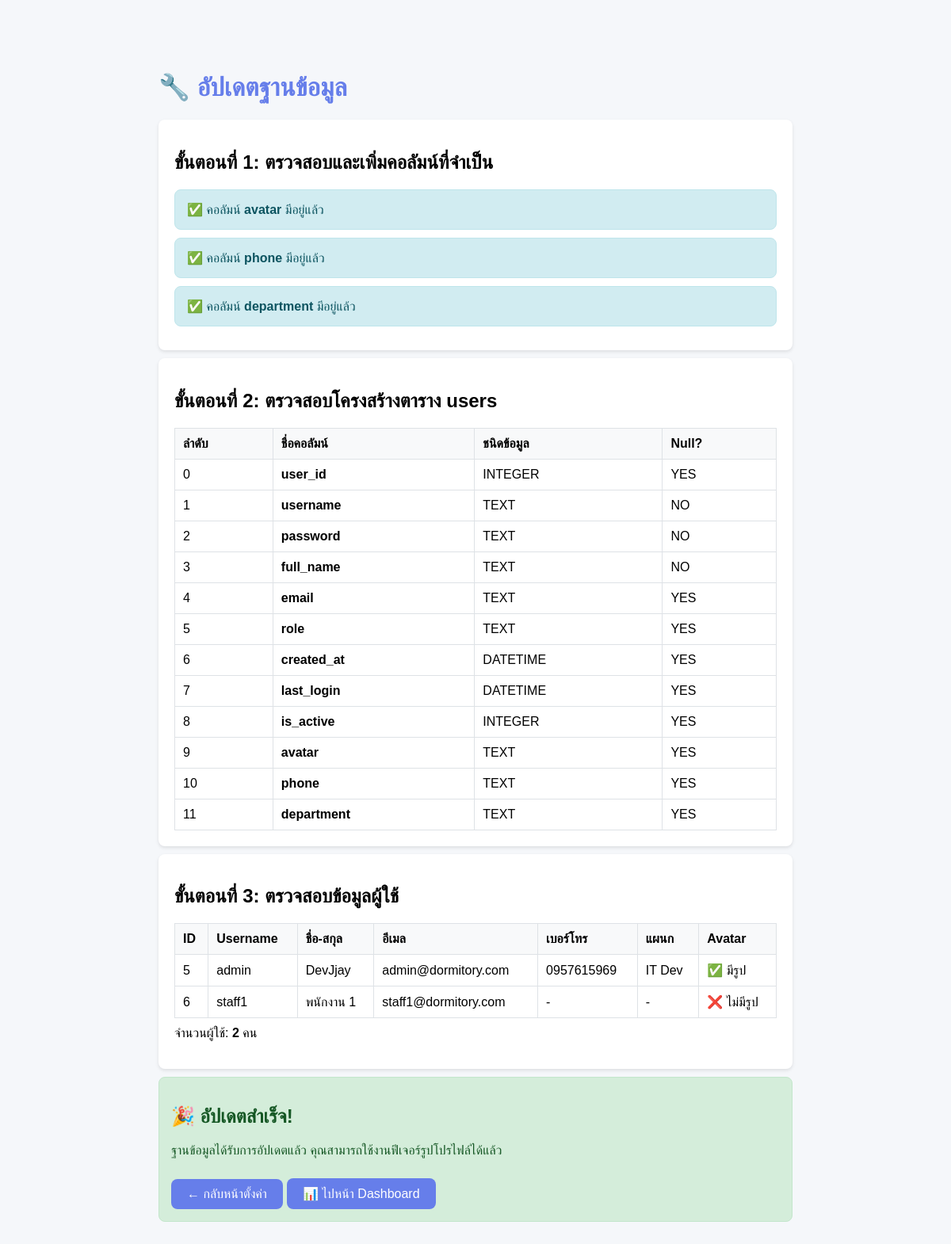
Page /admin/update-database.php on the committed database.
### tables this page shows
CREATE TABLE users (
    user_id INTEGER PRIMARY KEY AUTOINCREMENT,
    username TEXT UNIQUE NOT NULL,
    password TEXT NOT NULL,
    full_name TEXT NOT NULL,
    email TEXT,
    role TEXT DEFAULT 'staff' CHECK(role IN ('admin', 'staff')),
    created_at DATETIME DEFAULT CURRENT_TIMESTAMP,
    last_login DATETIME,
    is_active INTEGER DEFAULT 1
, avatar TEXT, phone TEXT, department TEXT);

### admin/update-database.php (the view, shortened to what this page needs)
<?php
echo "<!DOCTYPE html><html><head><meta charset='UTF-8'><title>Update Database</title>";
echo "<style>
body { font-family: 'Sarabun', Arial, sans-serif; max-width: 800px; margin: 50px auto; padding: 20px; background: #f5f7fa; }
h1 { color: #667eea; }
.success { background: #d4edda; color: #155724; padding: 15px; border-radius: 8px; margin: 10px 0; border: 1px solid #c3e6cb; }
.error { background: #f8d7da; color: #721c24; padding: 15px; border-radius: 8px; margin: 10px 0; border: 1px solid #f5c6cb; }
.info { background: #d1ecf1; color: #0c5460; padding: 15px; border-radius: 8px; margin: 10px 0; border: 1px solid #bee5eb; }
.step { background: white; padding: 20px; margin: 10px 0; border-radius: 8px; box-shadow: 0 2px 4px rgba(0,0,0,0.1); }
.btn { display: inline-block; padding: 10px 20px; background: #667eea; color: white; text-decoration: none; border-radius: 8px; margin: 10px 5px 0 0; }
.btn:hover { background: #5568d3; }
</style></head><body>";
echo "<h1>🔧 อัปเดตฐานข้อมูล</h1>";
try {
    $db = Database::getInstance();
    echo "<div class='step'>";
    echo "<h2>ขั้นตอนที่ 1: ตรวจสอบและเพิ่มคอลัมน์ที่จำเป็น</h2>";
    $result = $db->query("PRAGMA table_info(users)");
    $columns = [];
    while ($row = $result->fetchArray(SQLITE3_ASSOC)) {
        $columns[] = $row['name'];
    }
    $required_columns = [
        'avatar' => 'TEXT',
        'phone' => 'TEXT',
        'department' => 'TEXT'
    ];
    $added_columns = [];
    foreach ($required_columns as $col_name => $col_type) {
        if (in_array($col_name, $columns)) {
            echo "<div class='info'>✅ คอลัมน์ <strong>{$col_name}</strong> มีอยู่แล้ว</div>";
        } else {
            echo "<div class='info'>⚠️ ไม่พบคอลัมน์ <strong>{$col_name}</strong> - กำลังเพิ่ม...</div>";
            $db->exec("ALTER TABLE users ADD COLUMN {$col_name} {$col_type}");
            $added_columns[] = $col_name;
            echo "<div class='success'>✅ เพิ่มคอลัมน์ <strong>{$col_name}</strong> สำเร็จ!</div>";
        }
    }
    echo "</div>";
    echo "<div class='step'>";
    echo "<h2>ขั้นตอนที่ 2: ตรวจสอบโครงสร้างตาราง users</h2>";
    $result = $db->query("PRAGMA table_info(users)");
    echo "<table style='width: 100%; border-collapse: collapse;'>";
    echo "<tr style='background: #f8f9fa;'>";
    echo "<th style='padding: 10px; border: 1px solid #dee2e6; text-align: left;'>ลำดับ</th>";
    echo "<th style='padding: 10px; border: 1px solid #dee2e6; text-align: left;'>ชื่อคอลัมน์</th>";
    echo "<th style='padding: 10px; border: 1px solid #dee2e6; text-align: left;'>ชนิดข้อมูล</th>";
    echo "<th style='padding: 10px; border: 1px solid #dee2e6; text-align: left;'>Null?</th>";
    echo "</tr>";
    while ($row = $result->fetchArray(SQLITE3_ASSOC)) {
        echo "<tr>";
        echo "<td style='padding: 10px; border: 1px solid #dee2e6;'>" . $row['cid'] . "</td>";
        echo "<td style='padding: 10px; border: 1px solid #dee2e6;'><strong>" . $row['name'] . "</strong></td>";
        echo "<td style='padding: 10px; border: 1px solid #dee2e6;'>" . $row['type'] . "</td>";
        echo "<td style='padding: 10px; border: 1px solid #dee2e6;'>" . ($row['notnull'] ? 'NO' : 'YES') . "</td>";
        echo "</tr>";
    }
    echo "</table>";
    echo "</div>";
    echo "<div class='step'>";
    echo "<h2>ขั้นตอนที่ 3: ตรวจสอบข้อมูลผู้ใช้</h2>";
    $result = $db->query("SELECT user_id, username, full_name, email, phone, department, avatar FROM users LIMIT 5");
    echo "<table style='width: 100%; border-collapse: collapse;'>";
    echo "<tr style='background: #f8f9fa;'>";
    echo "<th style='padding: 10px; border: 1px solid #dee2e6; text-align: left;'>ID</th>";
    echo "<th style='padding: 10px; border: 1px solid #dee2e6; text-align: left;'>Username</th>";
    echo "<th style='padding: 10px; border: 1px solid #dee2e6; text-align: left;'>ชื่อ-สกุล</th>";
    echo "<th style='padding: 10px; border: 1px solid #dee2e6; text-align: left;'>อีเมล</th>";
    echo "<th style='padding: 10px; border: 1px solid #dee2e6; text-align: left;'>เบอร์โทร</th>";
    echo "<th style='padding: 10px; border: 1px solid #dee2e6; text-align: left;'>แผนก</th>";
    echo "<th style='padding: 10px; border: 1px solid #dee2e6; text-align: left;'>Avatar</th>";
    echo "</tr>";
    $user_count = 0;
    while ($row = $result->fetchArray(SQLITE3_ASSOC)) {
        $user_count++;
        echo "<tr>";
        echo "<td style='padding: 10px; border: 1px solid #dee2e6;'>" . $row['user_id'] . "</td>";
        echo "<td style='padding: 10px; border: 1px solid #dee2e6;'>" . htmlspecialchars($row['username']) . "</td>";
        echo "<td style='padding: 10px; border: 1px solid #dee2e6;'>" . htmlspecialchars($row['full_name']) . "</td>";
        echo "<td style='padding: 10px; border: 1px solid #dee2e6;'>" . htmlspecialchars($row['email']) . "</td>";
        echo "<td style='padding: 10px; border: 1px solid #dee2e6;'>" . ($row['phone'] ?? '-') . "</td>";
        echo "<td style='padding: 10px; border: 1px solid #dee2e6;'>" . ($row['department'] ?? '-') . "</td>";
        echo "<td style='padding: 10px; border: 1px solid #dee2e6;'>" . ($row['avatar'] ? '✅ มีรูป' : '❌ ไม่มีรูป') . "</td>";
        echo "</tr>";
    }
    echo "</table>";
    echo "<p style='margin-top: 10px;'>จำนวนผู้ใช้: <strong>" . $user_count . "</strong> คน</p>";
    echo "</div>";
    echo "<div class='success'>";
    echo "<h2>🎉 อัปเดตสำเร็จ!</h2>";
    echo "<p>ฐานข้อมูลได้รับการอัปเดตแล้ว คุณสามารถใช้งานฟีเจอร์รูปโปรไฟล์ได้แล้ว</p>";
    echo "<a href='settings.php' class='btn'>← กลับหน้าตั้งค่า</a>";
    echo "<a href='dashboard.php' class='btn'>📊 ไปหน้า Dashboard</a>";
    echo "</div>";
} catch (Exception $e) {
    echo "<div class='error'>";
    echo "<h2>❌ เกิดข้อผิดพลาด</h2>";
    echo "<p>" . $e->getMessage() . "</p>";
    echo "</div>";
}
echo "</body></html>";
?>

### admin/update-database.php (style rules this page uses)
body { font-family: 'Sarabun', Arial, sans-serif; max-width: 800px; margin: 50px auto; padding: 20px; background: #f5f7fa; }
h1 { color: #667eea; }
.success { background: #d4edda; color: #155724; padding: 15px; border-radius: 8px; margin: 10px 0; border: 1px solid #c3e6cb; }
.info { background: #d1ecf1; color: #0c5460; padding: 15px; border-radius: 8px; margin: 10px 0; border: 1px solid #bee5eb; }
.step { background: white; padding: 20px; margin: 10px 0; border-radius: 8px; box-shadow: 0 2px 4px rgba(0,0,0,0.1); }
.btn { display: inline-block; padding: 10px 20px; background: #667eea; color: white; text-decoration: none; border-radius: 8px; margin: 10px 5px 0 0; }

### rows in the picture
users: user_id "5", username "admin", full_name "DevJjay", email "admin@dormitory.com", phone "0957615969", department "IT Dev", shows "✅ มีรูป"
users: user_id "6", username "staff1", full_name "พนักงาน 1", email "staff1@dormitory.com", phone "-", department "-", shows "❌ ไม่มีรูป"

### other values in the picture
$col_name "avatar"
$col_name "phone"
$col_name "department"
$row['cid'] "0"
$row['name'] "user_id"
$row['type'] "INTEGER"
$row['cid'] "1"
$row['name'] "username"
$row['type'] "TEXT"
$row['cid'] "2"
$row['name'] "password"
$row['cid'] "3"
$row['name'] "full_name"
$row['cid'] "4"
$row['name'] "email"
